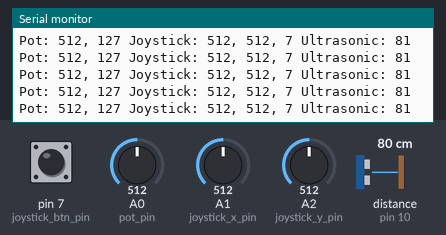
The sketch below on a simulated Arduino Uno, built with avr-gcc and run on an emulated ATmega328P. Parts: the last lines printed to the serial monitor. Inputs (shaded band) come from the test bench; at power-on: A0 (pot_pin) = 512, pin 7 (joystick_btn_pin) HIGH, A1 (joystick_x_pin) = 512, A2 (joystick_y_pin) = 512, distance to the obstacle (sensor on pin 10) 80 cm. The echo pulse lasts 58.3 µs per cm.

Above: at 4.2 s.
4.3 s: A0 (pot_pin) set to 420
At 5.2 s:
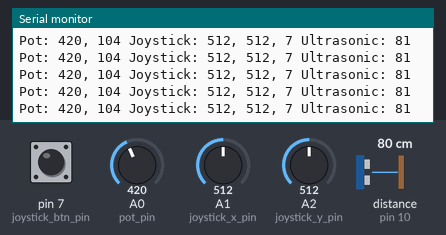
7.3 s: A0 (pot_pin) set to 386
At 7.9 s:
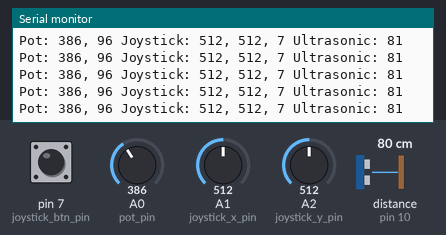
Timing chart, 0 to 10.3 s (numbered marks = the images above; inputs shaded):
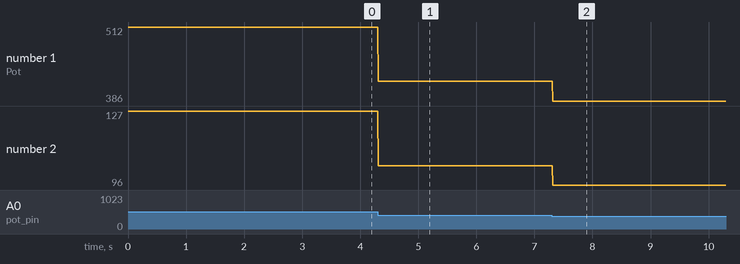

Measured:
- after the input at 4.3 s, the serial monitor: prints a new line at once (image 1)
- after the input at 7.3 s, the serial monitor: prints a new line at once (image 2)
- plotted number 1: 512 → 420 after the input at 4.3 s, 420 → 386 after the input at 7.3 s
- plotted number 2: 127 → 104 after the input at 4.3 s, 104 → 96 after the input at 7.3 s

The sketch:

workshop_2_full_code.ino
```cpp
#include <NewPing.h> // include the ultrasonic sensor library

// define all the pins that are going to be used
int pot_pin = A0; // set the potentiometer signal pin to A0
int joystick_x_pin = A1; // set the joystick pin for the x direction to A1
int joystick_y_pin = A2; // set the joystick pin for the y direction to A2
int joystick_btn_pin = 7; // set the joystick pin for the button direction to 7

int ultrasonic_trigger_pin = 9; // set the ultrasonic sensor trigger pin to 9
int ultrasonic_echo_pin = 10; // set the ultrasonic sensor echo pin to 10
int max_ultrasonic_distance_cm = 400; // set the maximum measureable distance for the ultrasonic sensor to 400cm
NewPing sonar(ultrasonic_trigger_pin, ultrasonic_echo_pin, max_ultrasonic_distance_cm); // create a new ultrasonic sonar object based on the specified settings

void setup() {
  // put your setup code here, to run once:

  Serial.begin(115200); // start the serial at a baud rate of 115200
  Serial.println("Starting program...");

  pinMode(pot_pin, INPUT); // configure the potentiometer pin for input
  pinMode(joystick_x_pin, INPUT); // configure the joystick pin for the x direction for input
  pinMode(joystick_y_pin, INPUT); // configure the joystick pin for the y direction for input
  pinMode(joystick_btn_pin, INPUT_PULLUP); // configure the joystick button pin for input pullup (makes button values more stable)
}

void loop() {
  // put your main code here, to run repeatedly:

  int pot_value = analogRead(pot_pin); // read the analog value going into the potentiometer pin
  int mapped_pot_value = map(pot_value, 0, 1023, 0, 255); // rescale the potentiometer value from 0 - 1023 down to 0 - 255

  int joystick_x_value = analogRead(joystick_x_pin); // read the analog value going into the joystick pin for the x direction
  int joystick_y_value = analogRead(joystick_y_pin); // read the analog value going into the joystick pin for the y direction
  int joystick_sw_value = digitalRead(joystick_btn_pin); // read the digital value going into the joystick button pin

  int ultrasonic_distance_cm = sonar.ping_cm(); // read the distance in cm going to the ultrasonic sensor

  // print the potentiometer values to the serial
  Serial.print("Pot: ");
  Serial.print(pot_value);
  Serial.print(", ");
  Serial.print(mapped_pot_value);

  Serial.print(" Joystick: ");
  Serial.print(joystick_x_value);
  Serial.print(", ");
  Serial.print(joystick_y_value);
  Serial.print(", ");
  Serial.print(joystick_btn_pin);

  Serial.print(" Ultrasonic: ");
  Serial.print(ultrasonic_distance_cm);

  Serial.println();
}
```
